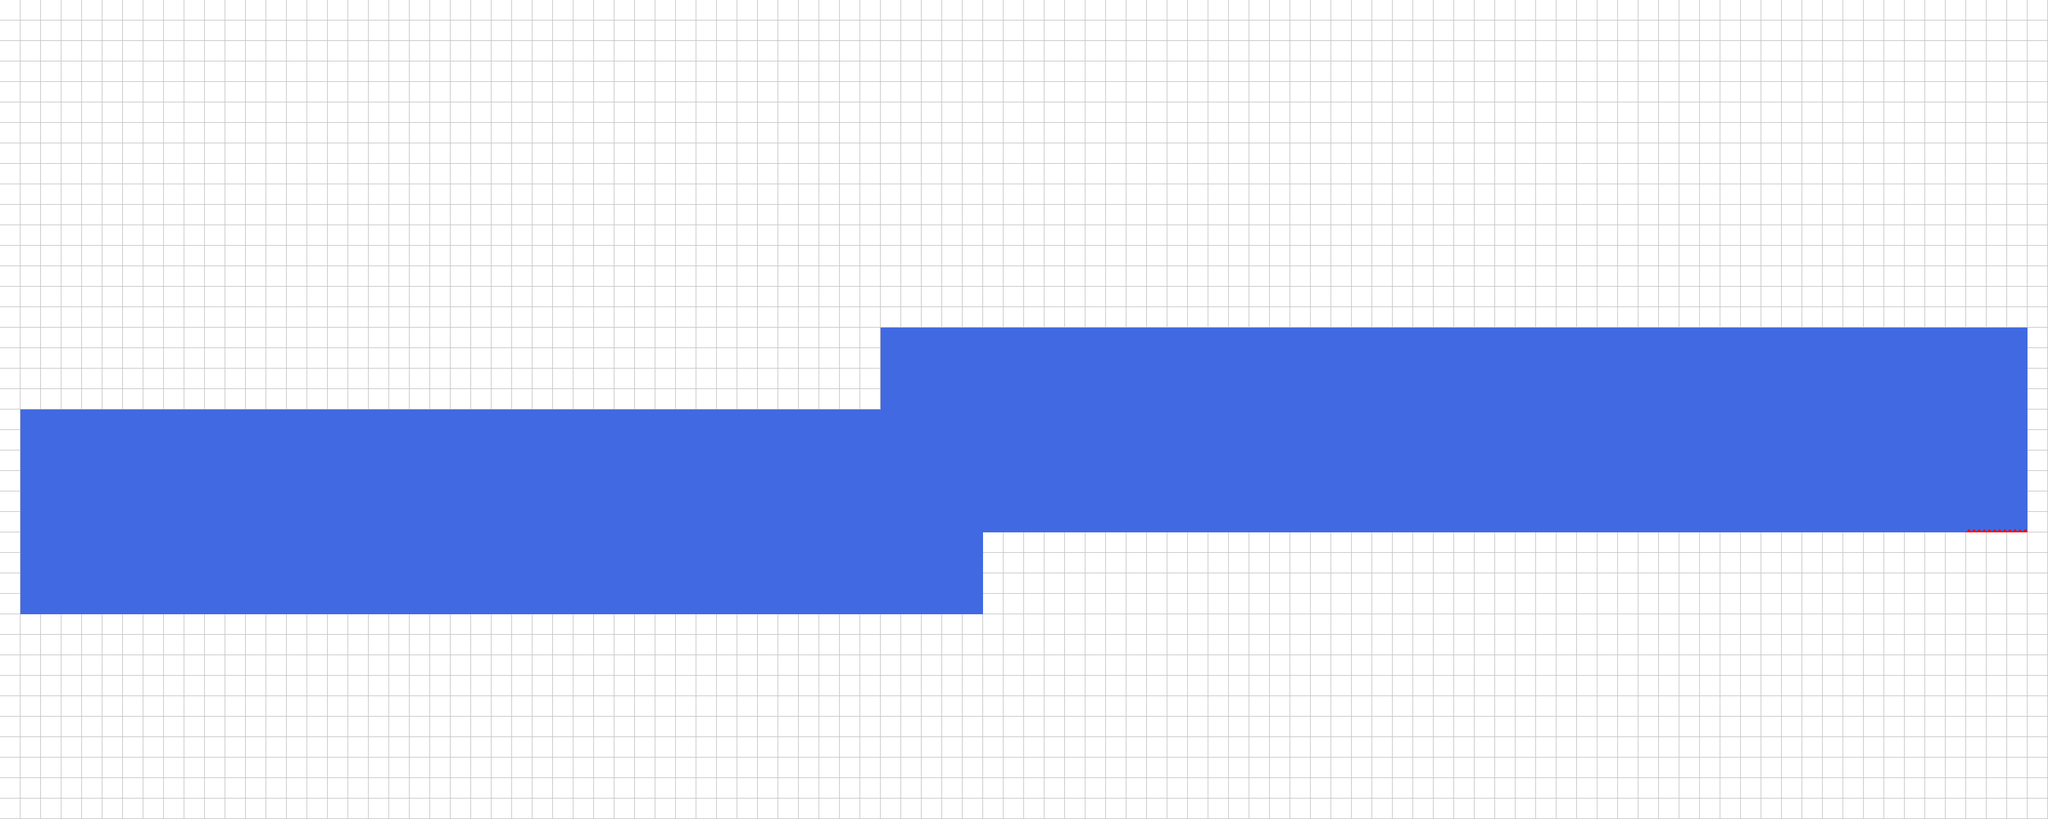

A level layout from a 2D game, rendered from its tile map. Below: a short description, then the map file with tile-grid data replaced by summaries:
An orthogonal 100x40 tile map with 32x32 px tiles, 2 tile layers (background, foreground) and 2 objects (player_start, exit).

<map version="1.4" tiledversion="1.4.3" orientation="orthogonal" renderorder="right-down" width="100" height="40" tilewidth="32" tileheight="32" infinite="0" nextlayerid="4" nextobjectid="3">
 <tileset firstgid="1" source="simple_tileset_32.tsx" />
 <layer id="1" name="background" width="100" height="40">
  <properties>
   <property name="nocollide" value="true" />
   <property name="tileset" value="simple_tileset_32" />
  </properties>
  <data>[4000 cells, 4000 non-empty, 1 distinct tile ids]</data>
 </layer>
 <layer id="2" name="foreground" width="100" height="40">
  <properties>
   <property name="destructible_id" type="int" value="8" />
   <property name="spikes_bot_id" value="4" />
   <property name="spikes_height" type="int" value="5" />
   <property name="spikes_left_id" value="7" />
   <property name="spikes_right_id" value="5" />
   <property name="spikes_top_id" type="int" value="6" />
   <property name="tileset" value="simple_tileset_32" />
  </properties>
  <data>[4000 cells, 3003 non-empty, 2 distinct tile ids]</data>
 </layer>
 <objectgroup id="3" name="objects">
  <object id="1" name="start" type="player_start" x="128" y="832" />
  <object id="2" name="exit" type="exit" x="3040" y="800" />
 </objectgroup>
</map>
